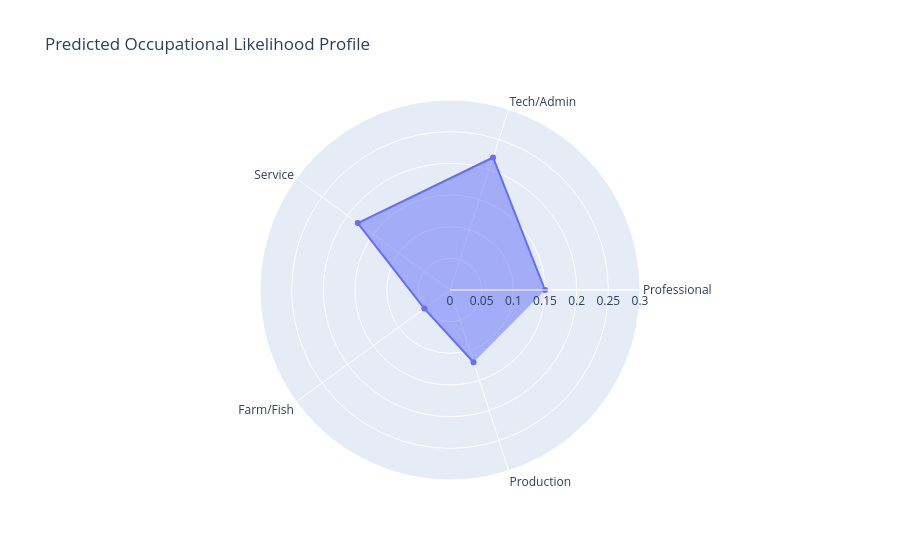

The cell this chart's notebook holds for it:
### Code cell
# Example: Calculated probabilities for a specific profile (e.g., Age 25, Male, DACA)
# These would be your Intercept + Coeffs for that persona
categories = ['Professional', 'Tech/Admin', 'Service', 'Farm/Fish', 'Production']
probabilities = [0.15, 0.22, 0.18, 0.05, 0.12] 

fig = go.Figure()

fig.add_trace(go.Scatterpolar(
      r=probabilities,
      theta=categories,
      fill='toself',
      name='Selected Profile'
))

fig.update_layout(
  polar=dict(radialaxis=dict(visible=True, range=[0, 0.3])),
  showlegend=False,
  title="Predicted Occupational Likelihood Profile"
)

fig.show()

### Figure 1 — Plotly figure (JSON) as saved in the notebook; plotly's stock layout.template omitted (floating-point values rounded to 4 significant figures)
{"data": [{"fill": "toself", "name": "Selected Profile", "r": [0.15, 0.22, 0.18, 0.05, 0.12], "theta": ["Professional", "Tech/Admin", "Service", "Farm/Fish", "Production"], "type": "scatterpolar"}], "layout": {"polar": {"radialaxis": {"range": [0, 0.3], "visible": true}}, "showlegend": false, "title": {"text": "Predicted Occupational Likelihood Profile"}}}
